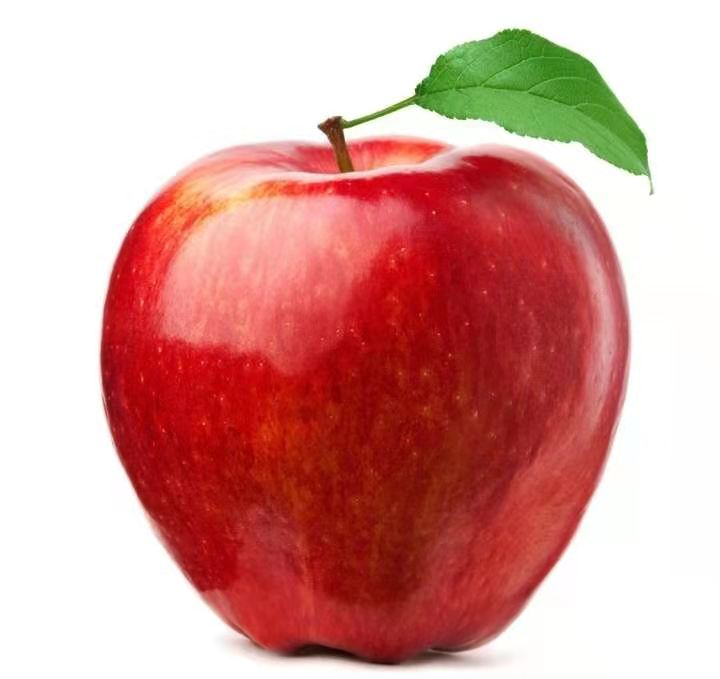
#> input picture apple_color.jpg, 720 x 679 px
$ python 'wzh - higher.py'
#> lines starting #> are read from the running program, lines starting #| are printed output that depends on the picture
# -*- coding: utf-8 -*-
#档数自由，颜色自由，加时间
#记得改256
from PIL import Image,ImageDraw,ImageFont
import numpy
import time
#打开文件
tupian=str(input('请输入图片路径:'))
#> the answer given: apple_color.jpg
img_color=Image.open(tupian)
#> img_color is the input picture: PIL image 720x679 RGB; mean R, G, B 214.4, 156.7, 151.6
#转成灰度图像
img_grey=img_color.convert('L')
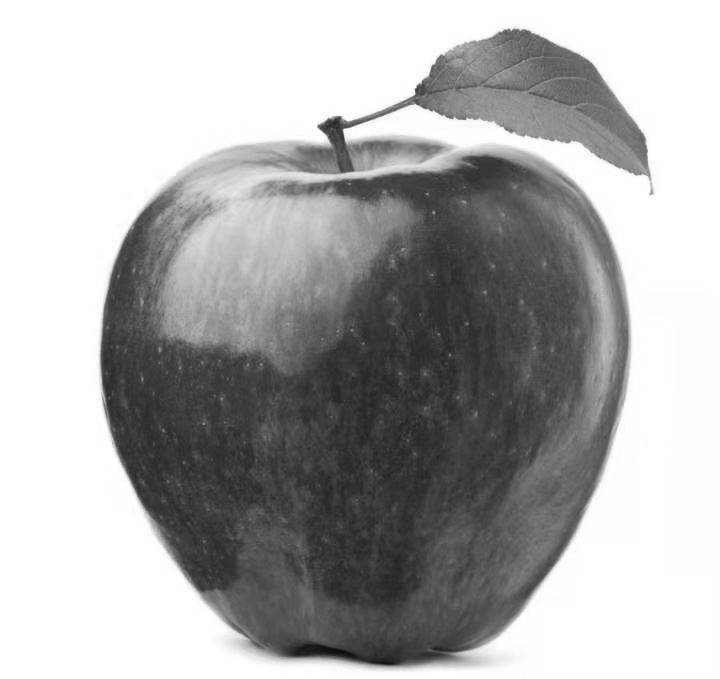
#> img_grey: PIL image 720x679 L; min 11, max 255, mean 173.4
#生成缩略图，这里是成比例缩放的，也就是说宽缩到了256，而长是根据图片长宽比相对应缩放的
img_grey.thumbnail((256,256))
#> img_grey: PIL image 256x241 L
width,height=img_grey.size
#> width = 256; height = 241
#获取每一个像素的灰度值
pixels=img_grey.load()
list_color=[]
dangshu=int(input('请输入颜色档数，必须在2-255之间：'))
#> the answer given: 3
if dangshu<2 or dangshu>255:
    print('这个档数不行哦，已为您把档数设置为默认值4')
    dangshu=4
#把灰度值转为四档，之后用来设置字体颜色
#颜色 256除以档数，按dangshu的循环加
colors=[]
step=round(255/dangshu)
for i in range(dangshu):
    colors.append((i+1)*step)
colors[dangshu-1]=255
for y in range(height):
    for x in range(width):
        pixel=pixels[x,y]
        for i in colors:
            if pixel<=i:
                list_color.append(i)
                img_grey.putpixel((x,y),i)
                break
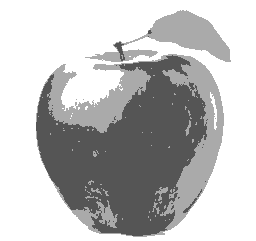
#> img_grey: PIL image 256x241 L; min 85, max 255, mean 192
#> after the loop, list_color = 61696 items
#根据灰度值决定字体颜色
print('>可供选择的颜色：red,green,blue,yellow,cyan,purple,black')
#> (the run stopped early here; a loop or call above may not have finished)
